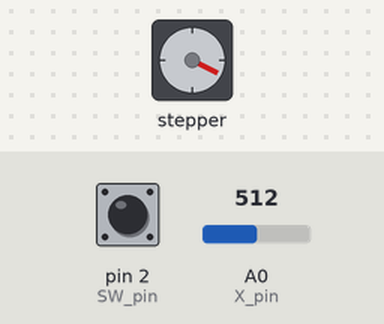
A sketch run on a simulated Arduino Uno, built with avr-gcc and run on an emulated ATmega328P. Parts: stepper motor. The inputs (shaded band) are chosen by the test bench; at power-on: A0 (X_pin) = 512, pin 2 (SW_pin) HIGH. Stepper angles assume 4075 steps per turn.

Above: at 1.26 s.
1.3 s: A0 (X_pin) set to 10
At 2.0 s:
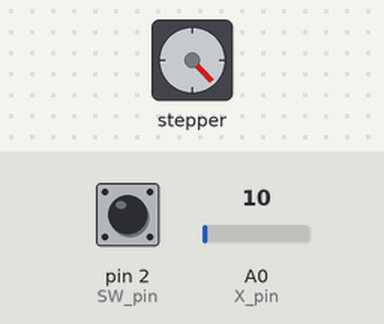
4.3 s: A0 (X_pin) set to 122
At 5.05 s:
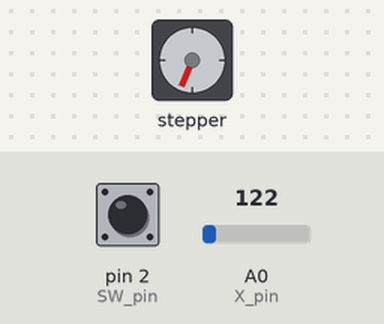
7.3 s: pin 2 (SW_pin) pulled LOW for 0.15 s
10.4 s: pin 2 (SW_pin) pulled LOW for 1 s
13.6 s: A0 (X_pin) set to 0
At 13.6 s:
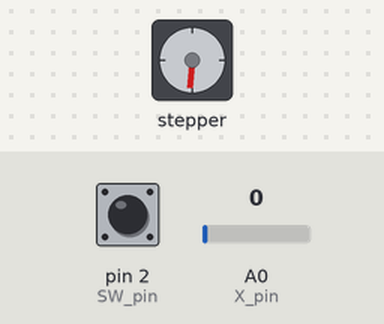
Timing chart, 0 to 16.1 s (numbered marks = the images above; inputs shaded):
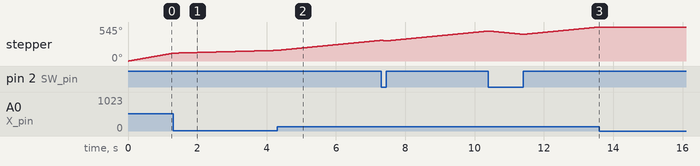

Measured:
- after the input at 13.6 s, stepper: stops changing and stays 545°

The sketch:

CustomStepper.ino
```cpp
// Constantes de controle do Joystick

const int SW_pin =2; // Pino para indicar se o Joystick foi pressionado
const int X_pin =0; // Pino para o eixo X
const int Y_pin =1; // Pino para o eixo Y

//Biblioteca do Arduino e Cia(http://www.arduinoecia.com.br/)
#include <CustomStepper.h> //Define os parametros de ligacao do motor de passo

    CustomStepper stepper(8,
        9,
        10,
        11, (byte[]) {
            8, B1000, B1100, B0100, B0110, B0010, B0011, B0001, B1001
        },
        4075.7728395,
        12,
        CW);

        boolean rotate1 = false;

boolean rotacao =false;
float leituraX;
int velocidade;
void setup() {
    //Define a velocidade do motor
    stepper.setRPM(0);
    //Define o numero de passos por rotacao
    stepper.setSPR(4075.7728395);
    pinMode(SW_pin, INPUT);
    digitalWrite(SW_pin, HIGH);
}
void loop() {
    if (digitalRead(SW_pin) == 1) {
        //Direção no sentido horário(ClockWork)
        stepper.setDirection(CW);
    } else {
        //Direção no sentido anti-horário(Contra-ClockWork)
        stepper.setDirection(CCW);
    }
    //Existem valores Máximo para a velocidade do motor
    //Converte a leitura do Joystick que vai de 0 a 1016
    //em um valor próximo do máximo e mínimo do motor
    leituraX =sqrt(analogRead(X_pin));
    velocidade=(int) leituraX;
    if (velocidade > 20) {
        int aux = velocidade - 20;
        velocidade = velocidade - aux;
    }
    stepper.setRPM(velocidade);
    if (stepper.isDone() && rotacao == false) {
        //Define o numero de rotacoes
        //Trabalhando com Giro
        stepper.rotate(1);
        //Trabalhando com ângulo
        //stepper.rotateDegrees(90);
        rotacao = true;
    }
    if (stepper.isDone() && rotacao == true) {
        //stepper.rotate(1);
        stepper.rotateDegrees(90);
        rotacao = false;
    }
    //Comando obrigatorio para funcionamento da biblioteca
    stepper.run();
}
```
